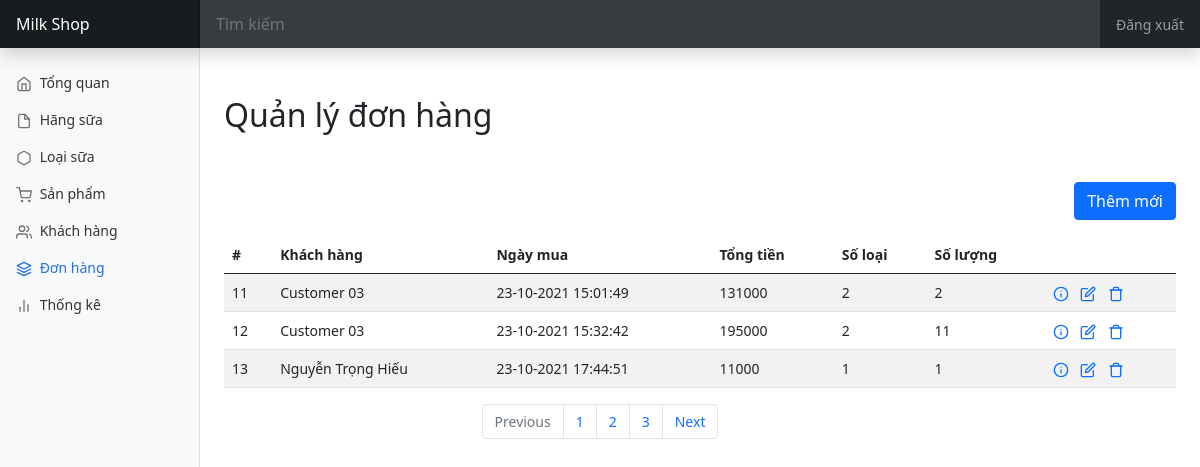
The app's page /admin/don-hang/chi-tiet/index.php with its own data.
### tables this page shows
CREATE TABLE `khach_hang` (
  `id` int(11) NOT NULL,
  `ten` varchar(100) NOT NULL,
  `gioi_tinh` varchar(10) NOT NULL,
  `dia_chi` text NOT NULL,
  `dien_thoai` varchar(11) NOT NULL,
  `ten_dang_nhap` varchar(50) NOT NULL,
  `mat_khau` varchar(255) NOT NULL,
  `email` varchar(50) NOT NULL,
  `kieu` enum('admin','user') NOT NULL DEFAULT 'user'
);

### Databases/DBHelper.php (called while the page is built, shortened)
<?php
class DBHelper
{
    private string $host = 'localhost';
    private string $dbname = 'milkshop';
    private string $charset = 'utf8';
    private string $db_username = 'root';
    private string $db_password = '';
    private PDO $pdo;
    private string $table;
    private string $primaryKey;
    public function __construct(string $table, string $primaryKey)
    {
        $this->pdo = new PDO("mysql:host={$this->host};dbname={$this->dbname};charset={$this->charset}", $this->db_username, $this->db_password);
        $this->pdo->setAttribute(PDO::ATTR_ERRMODE, PDO::ERRMODE_EXCEPTION);
        $this->table = $table;
        $this->primaryKey = $primaryKey;
    }
    public function findAll()
    {
        $sql = "SELECT * FROM `{$this->table}`";
        $result = $this->query($sql);
        return $result->fetchAll();
    }
    public function findById($value)
    {
        $sql = "SELECT * FROM `{$this->table}` WHERE `{$this->primaryKey}` = :value";
        $parameters = [
            'value' => $value
        ];
        $query = $this->query($sql, $parameters);
        return $query->fetch();
    }
    private function query($sql, $parameters = [])
    {
        $query = $this->pdo->prepare($sql);
        foreach ($parameters as $name => $value) {
            $query->bindValue($name, $value);
        }
        $query->execute();
        return $query;
    }
}

### Models/DonHang.php (called while the page is built, shortened)
<?php
require_once __DIR__ . '/../Databases/DBHelper.php';
require_once __DIR__ . '/KhachHang.php';
require_once __DIR__ . '/ChiTietDonHang.php';
class DonHang implements IBasicDatabaseQuery
{
    private string $table = 'don-hang';
    private string $primaryKey = 'id';
    private DBHelper $db_helper;
    public function __construct()
    {
        $this->db_helper = new DBHelper($this->table, $this->primaryKey);
    }
    function getAll()
    {
        return $this->db_helper->findAll();
    }
    function getByID(int $id)
    {
        return $this->db_helper->findById($id);
    }
    function get_customer_data($order_id)
    {
        $order = $this->getByID($order_id);
        $customer_model = new KhachHang();
        $customer = $customer_model->getByID($order[self::COL_KHACH_HANG_ID]);
        return $customer;
    }
    function get_customer_display_name($order_id)
    {
        $customer = $this->get_customer_data($order_id);
        return $customer[KhachHang::COL_TEN];
    }
    function get_formatted_order_date($order_id)
    {
        $order = $this->getByID($order_id);
        $date = new DateTime($order[self::COL_NGAY_MUA]);
        return $date->format('d-m-Y H:i:s');
    }
    function get_order_details($order_id)
    {
        $order_detail_model = new ChiTietDonHang();
        $all_order_details = $order_detail_model->getAll();
        $filtered = [];
        foreach ($all_order_details as $item) {
            if ($item[ChiTietDonHang::COL_DON_HANG_ID] == $order_id) {
                $filtered[] = $item;
            }
        }
        return $filtered;
    }
    function count_order_details($order_id)
    {
        $all = $this->get_order_details($order_id);
        return count($all);
    }
    function count_products_in_order_details($order_id)
    {
        $all = $this->get_order_details($order_id);
        $count = 0;
        foreach ($all as $item) {
            $count += $item[ChiTietDonHang::COL_SO_LUONG];
        }
        return $count;
    }
}

### Models/KhachHang.php (called while the page is built, shortened)
<?php
require_once __DIR__ . '/../Databases/DBHelper.php';
class KhachHang implements IBasicDatabaseQuery
{
    private string $table = 'khach_hang';
    private string $primaryKey = 'id';
    private DBHelper $db_helper;
    public function __construct()
    {
        $this->db_helper = new DBHelper($this->table, $this->primaryKey);
    }
    function getByID(int $id)
    {
        return $this->db_helper->findById($id);
    }
}

### Models/ChiTietDonHang.php (called while the page is built, shortened)
<?php
require_once __DIR__ . '/../Databases/DBHelper.php';
class ChiTietDonHang implements IBasicDatabaseQuery
{
    private string $table = 'chi-tiet-don-hang';
    private string $primaryKey = 'id';
    private DBHelper $db_helper;
    public function __construct()
    {
        $this->db_helper = new DBHelper($this->table, $this->primaryKey);
    }
    function getAll()
    {
        return $this->db_helper->findAll();
    }
}

### admin/don-hang/chi-tiet/index.php (the view, shortened to what this page needs)
<?php
require_once __DIR__ . '/../../Models/DonHang.php';
$model = new DonHang();
?>
<!doctype html>
<html lang="en">
<head>
    <link rel="stylesheet" href="../../assets/style/bootstrap.min.css">
    <link href="../../assets/style/main.css" rel="stylesheet">
</head>
<body>
<header class="navbar navbar-dark sticky-top bg-dark flex-md-nowrap p-0 shadow">
    <a class="navbar-brand col-md-3 col-lg-2 me-0 px-3" href="#">Milk Shop</a>
    <input class="form-control form-control-dark w-100" type="text" placeholder="Tìm kiếm" aria-label="Search">
    <div class="navbar-nav">
        <div class="nav-item text-nowrap">
            <a class="nav-link px-3" href="#">Đăng xuất</a>
        </div>
    </div>
</header>
<div class="container-fluid">
    <div class="row">
        <nav id="sidebarMenu" class="col-md-3 col-lg-2 d-md-block bg-light sidebar collapse">
            <div class="position-sticky pt-3">
                <ul class="nav flex-column">
                    <li class="nav-item">
                        <a class="nav-link" href="#">
                            <span data-feather="home"></span>
                            Tổng quan
                        </a>
                    </li>
                    <li class="nav-item">
                        <a class="nav-link" href="#">
                            <span data-feather="file"></span>
                            Hãng sữa
                        </a>
                    </li>
                    <li class="nav-item">
                        <a class="nav-link" href="#">
                            <span data-feather="hexagon"></span>
                            Loại sữa
                        </a>
                    </li>
                    <li class="nav-item">
                        <a class="nav-link" href="#">
                            <span data-feather="shopping-cart"></span>
                            Sản phẩm
                        </a>
                    </li>
                    <li class="nav-item">
                        <a class="nav-link" href="#">
                            <span data-feather="users"></span>
                            Khách hàng
                        </a>
                    </li>
                    <li class="nav-item">
                        <a class="nav-link active" href="#">
                            <span data-feather="layers"></span>
                            Đơn hàng
                        </a>
                    </li>
                    <li class="nav-item">
                        <a class="nav-link" href="#">
                            <span data-feather="bar-chart-2"></span>
                            Thống kê
                        </a>
                    </li>
                </ul>
            </div>
        </nav>
        <main class="col-md-9 ms-sm-auto col-lg-10 px-md-4">
            <h1 class="h2 my-5">Quản lý đơn hàng</h1>
            <div class="row mb-3">
                <div class="col d-flex justify-content-end">
                    <a href="f-add-new.php" class="btn btn-primary">Thêm mới</a>
                </div>
            </div>
            <div class="table-responsive">
                <table class="table table-striped">
                    <thead>
                    <tr>
                        <th scope="col">#</th>
                        <th scope="col">Khách hàng</th>
                        <th scope="col">Ngày mua</th>
                        <th scope="col">Tổng tiền</th>
                        <th scope="col">Số loại</th>
                        <th scope="col">Số lượng</th>
                        <th scope="col"></th>
                    </tr>
                    </thead>
                    <tbody>
                    <?php foreach ($model->getAll() as $item): ?>
                        <tr>
                            <td><?= $item[DonHang::COL_PRIMARY_KEY] ?></td>
                            <td><?= $model->get_customer_display_name($item[DonHang::COL_PRIMARY_KEY]) ?></td>
                            <td><?= $model->get_formatted_order_date($item[DonHang::COL_PRIMARY_KEY]) ?></td>
                            <td><?= $item[DonHang::COL_TONG_TIEN] ?></td>
                            <td><?= $model->count_order_details($item[DonHang::COL_PRIMARY_KEY]) ?></td>
                            <td><?= $model->count_products_in_order_details($item[DonHang::COL_PRIMARY_KEY]) ?></td>
                            <td>
                                <a class="d-inline-block me-2" href="">
                                    <span data-feather="info"></span>
                                </a>
                                <a class="d-inline-block me-2" href="">
                                    <span data-feather="edit"></span>
                                </a>
                                <a class="d-inline-block" href="">
                                    <span data-feather="trash"></span>
                                </a>
                            </td>
                        </tr>
                    <?php endforeach; ?>
                    </tbody>
                </table>
            </div>
        </main>
    </div>
    <nav aria-label="Page navigation example">
        <ul class="pagination justify-content-center">
            <li class="page-item disabled">
                <a class="page-link" href="#" tabindex="-1" aria-disabled="true">Previous</a>
            </li>
            <li class="page-item"><a class="page-link" href="#">1</a></li>
            <li class="page-item"><a class="page-link" href="#">2</a></li>
            <li class="page-item"><a class="page-link" href="#">3</a></li>
            <li class="page-item">
                <a class="page-link" href="#">Next</a>
            </li>
        </ul>
    </nav>
</div>
</body>
</html>

### admin/assets/style/main.css (style rules this page uses)
body { font-size: .875rem; }
.feather { width: 16px; height: 16px; vertical-align: text-bottom; }
.sidebar { position: fixed; top: 0; bottom: 0; left: 0; z-index: 100; padding: 48px 0 0; box-shadow: inset -1px 0 0 rgba(0, 0, 0, .1); }
.sidebar .nav-link { font-weight: 500; color: #333; }
.sidebar .nav-link .feather { margin-right: 4px; color: #727272; }
.sidebar .nav-link.active { color: #2470dc; }
.sidebar .nav-link:hover .feather, .sidebar .nav-link.active .feather { color: inherit; }
.navbar-brand { padding-top: .75rem; padding-bottom: .75rem; font-size: 1rem; background-color: rgba(0, 0, 0, .25); box-shadow: inset -1px 0 0 rgba(0, 0, 0, .25); }
.navbar .form-control { padding: .75rem 1rem; border-width: 0; border-radius: 0; }
.form-control-dark { color: #fff; background-color: rgba(255, 255, 255, .1); border-color: rgba(255, 255, 255, .1); }

### records on screen
don-hang: id "11", id.ten "Customer 03", $model->get_formatted_order_date($item[DonHang::COL_PRIMARY_KEY]) "23-10-2021 15:01:49", tong_tien "131000", count_order_details "2", count_products_in_order_details "2"
don-hang: id "12", id.ten "Customer 03", $model->get_formatted_order_date($item[DonHang::COL_PRIMARY_KEY]) "23-10-2021 15:32:42", tong_tien "195000", count_order_details "2", count_products_in_order_details "11"
don-hang: id "13", id.ten "Nguyễn Trọng Hiếu", $model->get_formatted_order_date($item[DonHang::COL_PRIMARY_KEY]) "23-10-2021 17:44:51", tong_tien "11000", count_order_details "1", count_products_in_order_details "1"
